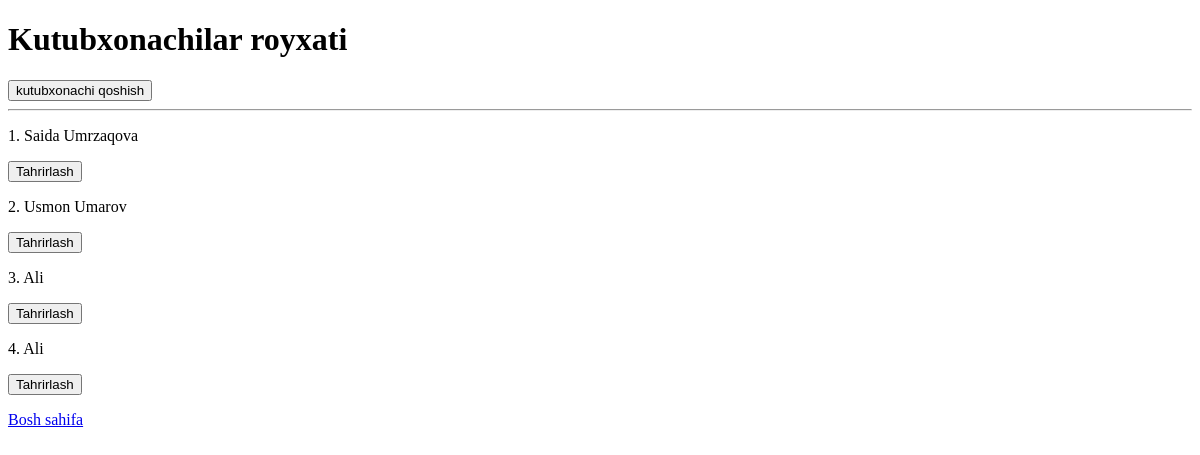
Before: /kutubxonachilar/ with the older database file.
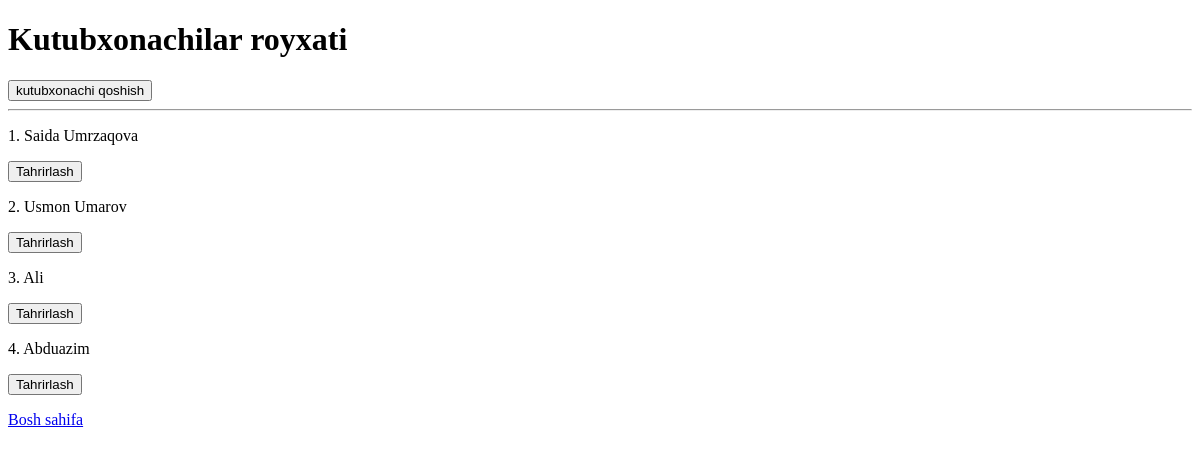
After: the same page with the newer database file.
### main/models.py (models this page shows, shortened)
class Kutubxonachi(models.Model):
    ISH_VAQTI_CHOICES = (
        ('08:00-13:00', "08:00-13:00"),
        ('13:00-18:00', '13:00-18:00')
    )
    ism = models.CharField(max_length=100)
    ish_vaqti = models.CharField(max_length=15, choices=ISH_VAQTI_CHOICES)
    class Meta:
        verbose_name_plural = 'Kutubxonachilar'

### main/views.py (the view)
# urls.py: path('kutubxonachilar/', kutubxonachilar_view),
def kutubxonachilar_view(request):
    kutubxonachilar = Kutubxonachi.objects.all()
    context={
        "kutubxonachilar":kutubxonachilar
    }
    return render(request, 'kutubxonachilar.html', context)

### templates/kutubxonachilar.html (shortened to what this page needs)
<!DOCTYPE html>
<html lang="en">
<head>
</head>
<body>
<h1>Kutubxonachilar royxati</h1>
<a href="/kutubxonachi-qoshish"><button>kutubxonachi qoshish</button></a>
<hr>
{% for kutubxonachi in kutubxonachilar %}
    <p>{{ forloop.counter }}. {{ kutubxonachi.ism }}</p>
    <a href="/kutubxonachilar/{{ kutubxonachi.id }}/tahrirlash/">
                <button>Tahrirlash</button>
            </a>
  {% endfor %}
<a href="/">Bosh sahifa</a>
</body>
</html>

Changed rows visible on the page:
removed Kutubxonachi: ism "Ali"
added Kutubxonachi: ism "Abduazim"
